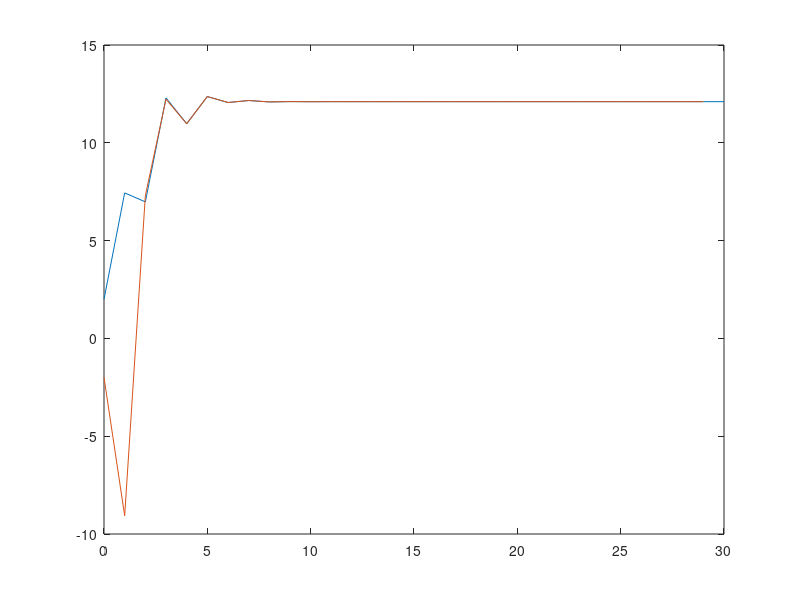
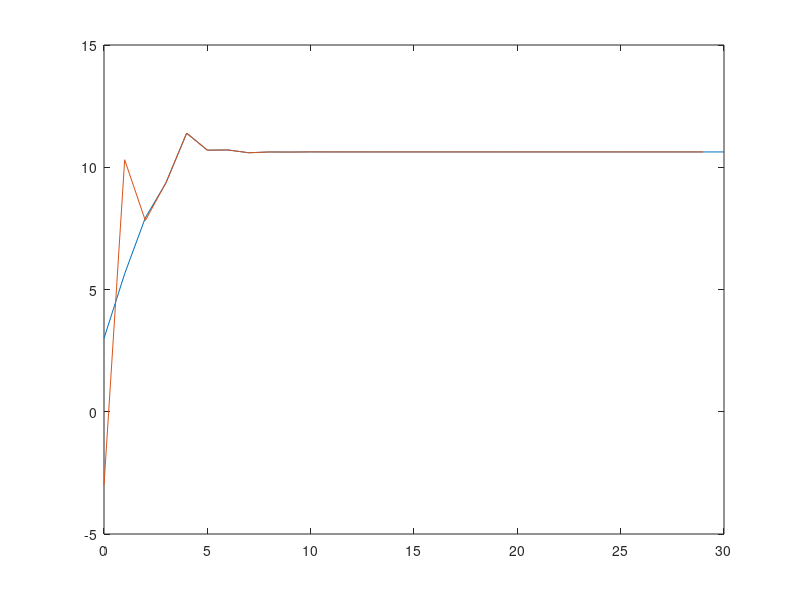
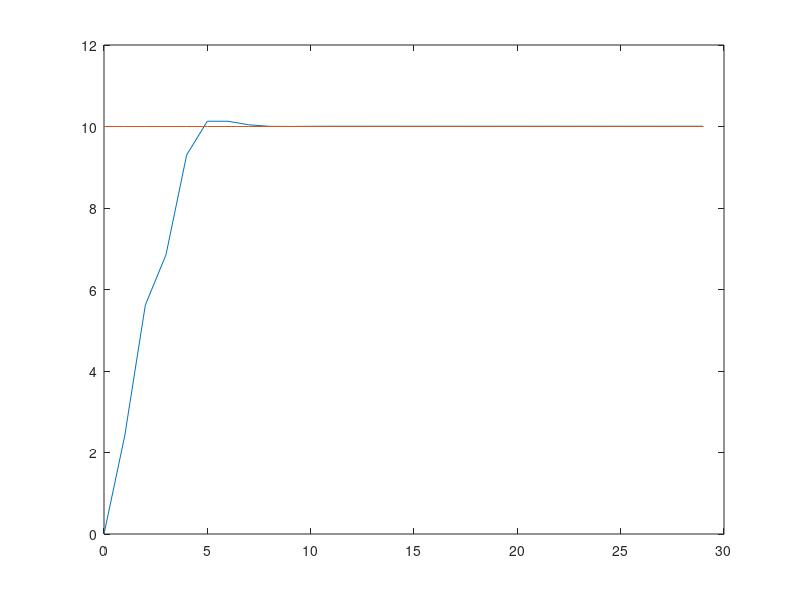

These figures' MATLAB source, in order:
%%%%%             SISTEMA DE CONTROL             %%%%%
%%%%%    OBSERVADOR DE ESTADO DE ORDEN MINIMO    %%%%%
%%%%%                LAZO CERRADO                %%%%% 

clc
close all
clear all
T=0:0.001:1;
%CONDICIONES INICIALES
k=1;
x1(k)=0;
x2(k)=2;
x3(k)=3;
n2(k)=-2;
n3(k)=-3;
x2T(k)=0;
x3T(k)=0;
datos=30;
ref=10;
u(k)=0;

for k=1:datos
    x2T(k)=n2(k)-4.4593*x1(k);
    x3T(k)=n3(k)+1.2630*x1(k);
    u(k)=0.6678*(ref+0.07223*x1(k)+0.3065*x2T(k)+0.387*x3T(k));
    x1(k+1)=0.3*x2(k)+0.6*x3(k);
    x2(k+1)=0.2*x1(k)-0.7*x2(k)-0.35*x3(k)+1.8*u(k);
    x3(k+1)=-0.4*x1(k)+0.2*x2(k)+0.1*x3(k)+0.9*u(k);
    y(k)=x1(k);
    %ECUACIONES DEL OBSERVADOR DE ORDEN MINIMO
    n2(k+1)=0.6378*n2(k)+2.3256*n3(k)+0.2931*y(k)+1.8*u(k);
    n3(k+1)=-0.1789*n2(k)-0.6578*n3(k)-0.433*y(k)+0.9*u(k);
    ref1(k)=ref;
end
k1=0:datos-1;
k2=0:datos;
figure
plot(k2,x2,k1,x2T)
figure
plot(k2,x3,k1,x3T)
figure
plot(k1,y,k1,ref1)